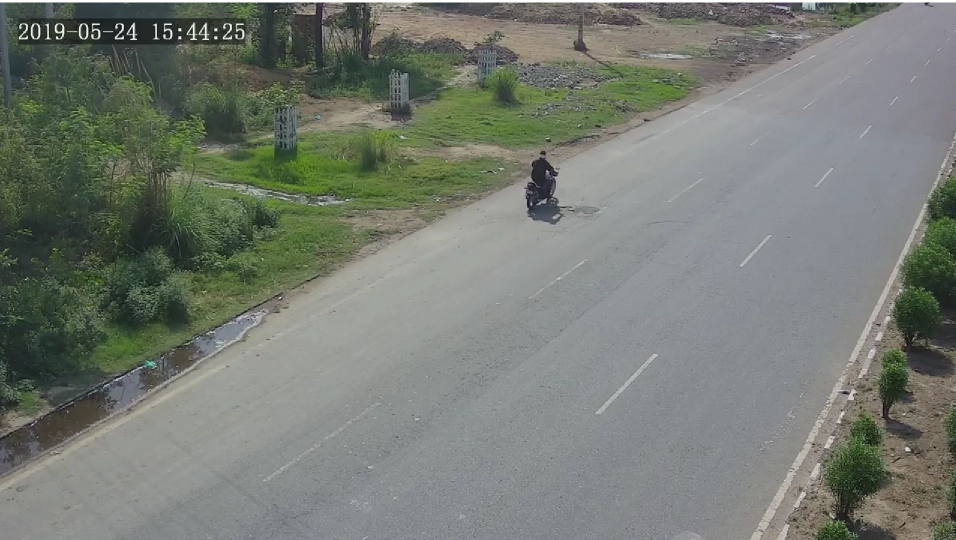
#> input picture q5/test.jpg, 1911 x 1080 px, given in place of video.mp4, which was not available (shown at 1/2 size)
$ python lane_detection.py
#> lines starting #> are read from the running program, lines starting #| are printed output that depends on the picture; after the words box and inside, x2 and y2 are one past the last pixel; in counts of white or black regions, pixels touching at a corner belong together; pictures that were not available may be replaced by others from this repository, and a replacement may not be noted
import  cv2
import numpy as np
import matplotlib.pyplot as plt

def canny(img):

    gray = cv2.cvtColor(frame, cv2.COLOR_RGB2GRAY)
    blur = cv2.GaussianBlur(gray,(5,5),0)
    canny = cv2.Canny(blur, 50, 150)
    return canny


def region_of_interest(img):

    h = img.shape[0]
    polygon = np.array([
        [(860,h),(1500,h),(1850,175)]
    ])
    mask = np.zeros_like(img)
    cv2.fillPoly(mask,polygon,255)
    masked_img = cv2.bitwise_and(img,mask)
    return masked_img


def display_lines(img,line):
    line_img = np.zeros_like(img)
    if line is not None:
        for lin in line:
            x1, y1, x2, y2 = lin.reshape(4)
            cv2.line(line_img,(x1,y1),(x2,y2),(0,0,255),10)
    return line_img


cap = cv2.VideoCapture("video.mp4")
while(cap.isOpened()):
    _, frame = cap.read()
#> frame is the input picture: shape (1080, 1911, 3); mean B, G, R 114.7, 123.1, 117.7
    canny =  canny(frame)
#> in canny, `gray = cv2.cvtColor(frame, cv2.COLOR_RGB2GRAY)`:
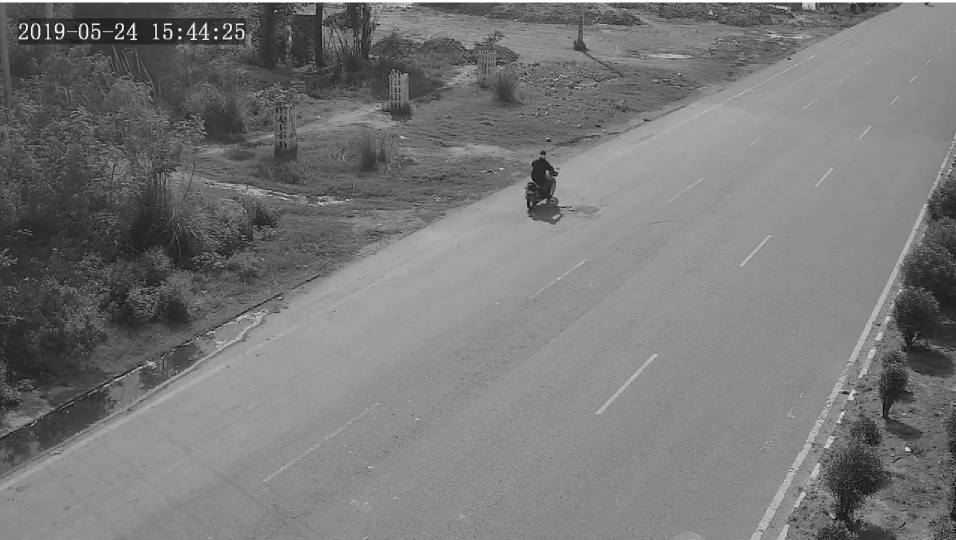
#> gray: shape (1080, 1911) (shown at 1/2 size); min 0, max 255, mean 119.9
#> in canny, `canny = cv2.Canny(blur, 50, 150)`:
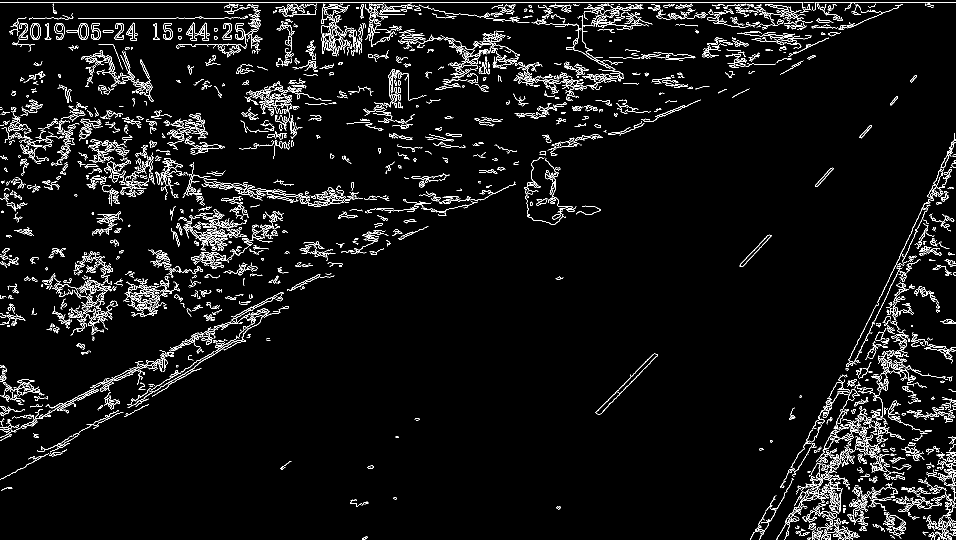
#> canny: shape (1080, 1911) (shown at 1/2 size); 4.7% white in thin lines or dots
    crop_img = region_of_interest(canny)
#> in region_of_interest, `cv2.fillPoly(mask,polygon,255)`:
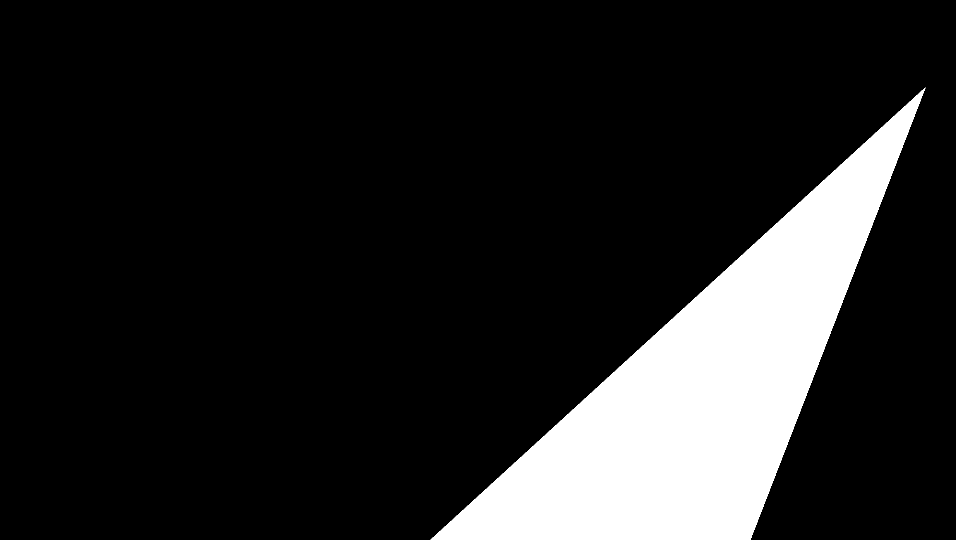
#> mask: shape (1080, 1911) (shown at 1/2 size); 14.1% white; 1 white region, box (x1, y1, x2, y2) and area: (861, 175, 1851, 1080) 290094
#> in region_of_interest, `masked_img = cv2.bitwise_and(img,mask)`:
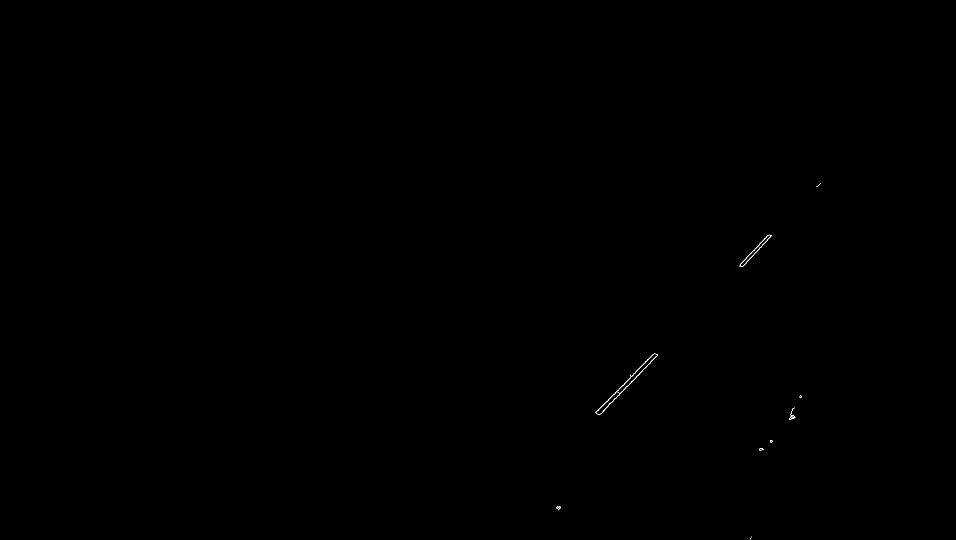
#> masked_img: shape (1080, 1911) (shown at 1/2 size); 0.04% white in thin lines or dots, all inside (x1, y1, x2, y2) = (1113, 366, 1642, 1079)
    line =cv2.HoughLinesP(crop_img,2,np.pi/180,100,np.array([]),minLineLength=40,maxLineGap=5)
#> line = [[1485, 532, 1525, 491], [1479, 530, 1535, 470], [1191, 824, 1308, 707], [1200, 828, 1311, 713]]
    line_img = display_lines(frame,line)
#> the loop in display_lines, `for lin in line:` made 4 passes
    combo_img = cv2.addWeighted(frame,0.8, line_img,1, 1)
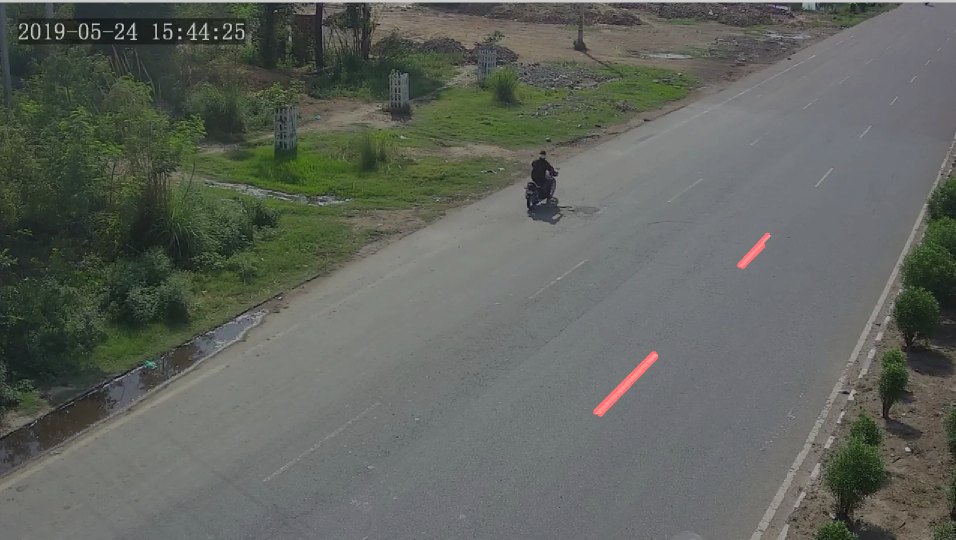
#> combo_img: shape (1080, 1911, 3) (shown at 1/2 size); mean B, G, R 92.8, 99.5, 95.4
    cv2.imshow("res",combo_img)
    if cv2.waitKey(1) & 0xFF == ord('q'):
#> (key q is pressed here)
        break

cap.release()
cv2.destroyAllWindows()
